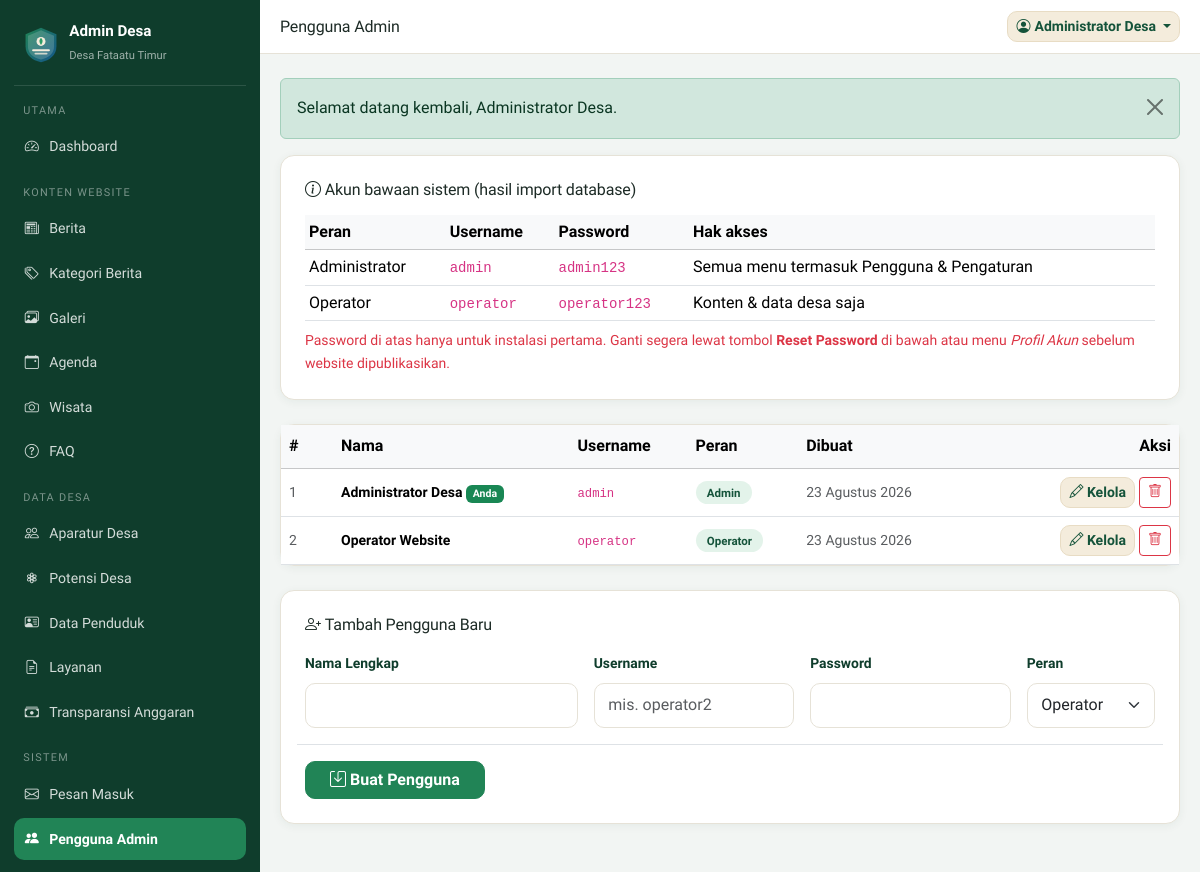
Screenshot of /admin/pengguna.php (signed in) with the database file from the repository.
### tables this page shows
CREATE TABLE `users` (
  `id` INT(11) NOT NULL AUTO_INCREMENT,
  `nama` VARCHAR(100) NOT NULL,
  `username` VARCHAR(50) NOT NULL,
  `password` VARCHAR(255) NOT NULL,
  `role` ENUM('admin','operator') NOT NULL DEFAULT 'admin',
  `created_at` TIMESTAMP NOT NULL DEFAULT CURRENT_TIMESTAMP,
  PRIMARY KEY (`id`),
  UNIQUE KEY `username` (`username`)
);

### includes/functions.php (called while the page is built, shortened)
<?php
function e(?string $v): string
{
    return htmlspecialchars((string) $v, ENT_QUOTES, 'UTF-8');
}
function tanggal_id(?string $date, bool $withDay = false): string
{
    $ts = strtotime($date);
    $hari  = ['Minggu','Senin','Selasa','Rabu','Kamis','Jumat','Sabtu'];
    $bulan = ['','Januari','Februari','Maret','April','Mei','Juni','Juli','Agustus','September','Oktober','November','Desember'];
    $out = date('j', $ts) . ' ' . $bulan[(int) date('n', $ts)] . ' ' . date('Y', $ts);
    return $withDay ? $hari[(int) date('w', $ts)] . ', ' . $out : $out;
}

### admin/pengguna.php (the view, shortened to what this page needs)
<?php
require_once __DIR__ . '/../config/config.php';
$rows = $pdo->query('SELECT id, nama, username, role, created_at FROM users ORDER BY id ASC')->fetchAll();
require __DIR__ . '/includes/header.php';
?>
<div class="admin-card p-4 mb-4">
  <h2 class="h6 mb-3"><i class="bi bi-info-circle me-1"></i>Akun bawaan sistem (hasil import database)</h2>
  <div class="table-responsive">
    <table class="table table-sm align-middle mb-2">
      <thead class="table-light"><tr><th>Peran</th><th>Username</th><th>Password</th><th>Hak akses</th></tr></thead>
      <tbody>
        <tr><td>Administrator</td><td><code>admin</code></td><td><code>admin123</code></td><td>Semua menu termasuk Pengguna &amp; Pengaturan</td></tr>
        <tr><td>Operator</td><td><code>operator</code></td><td><code>operator123</code></td><td>Konten &amp; data desa saja</td></tr>
      </tbody>
    </table>
  </div>
  <p class="small text-danger mb-0">
    Password di atas hanya untuk instalasi pertama. Ganti segera lewat tombol <strong>Reset Password</strong>
    di bawah atau menu <em>Profil Akun</em> sebelum website dipublikasikan.
  </p>
</div>
<div class="admin-card mb-4">
  <div class="table-responsive">
    <table class="table table-hover align-middle mb-0">
      <thead class="table-light">
        <tr><th style="width:52px">#</th><th>Nama</th><th>Username</th><th>Peran</th><th>Dibuat</th><th class="text-end" style="width:220px">Aksi</th></tr>
      </thead>
      <tbody>
        <?php foreach ($rows as $i => $r): ?>
        <tr>
          <td class="small text-muted"><?= $i + 1 ?></td>
          <td class="small fw-semibold"><?= e($r['nama']) ?><?= (int) $r['id'] === (int) $_SESSION['user_id'] ? ' <span class="badge bg-success">Anda</span>' : '' ?></td>
          <td class="small"><code><?= e($r['username']) ?></code></td>
          <td class="small text-capitalize"><span class="badge-cat"><?= e($r['role']) ?></span></td>
          <td class="small text-muted"><?= tanggal_id(substr((string) $r['created_at'], 0, 10)) ?></td>
          <td class="text-end">
            <button class="btn btn-sm btn-light-krem" type="button" data-bs-toggle="collapse" data-bs-target="#u<?= (int) $r['id'] ?>">
              <i class="bi bi-pencil"></i> Kelola
            </button>
            <form class="d-inline" method="post">
              <button class="btn btn-sm btn-outline-danger" data-confirm="Hapus pengguna ini?"><i class="bi bi-trash"></i></button>
            </form>
          </td>
        </tr>
        <?php endforeach; ?>
      </tbody>
    </table>
  </div>
</div>
<div class="admin-card p-4">
  <h2 class="h6 mb-3"><i class="bi bi-person-plus me-1"></i>Tambah Pengguna Baru</h2>
  <form method="post" class="row g-3">
    <div class="col-md-4"><label class="form-label" for="n">Nama Lengkap</label>
      <input class="form-control" id="n" name="nama" required maxlength="100"></div>
    <div class="col-md-3"><label class="form-label" for="us">Username</label>
      <input class="form-control" id="us" name="username" required minlength="4" maxlength="50" placeholder="mis. operator2"></div>
    <div class="col-md-3"><label class="form-label" for="pw">Password</label>
      <input class="form-control" id="pw" name="password" required minlength="8"></div>
    <div class="col-md-2"><label class="form-label" for="rl">Peran</label>
      <select class="form-select" id="rl" name="role">
        <option value="operator">Operator</option>
      </select></div>
    <div class="col-12 border-top pt-3"><button class="btn btn-brand px-4"><i class="bi bi-save me-1"></i>Buat Pengguna</button></div>
  </form>
</div>
<?php require __DIR__ . '/includes/footer.php'; ?>

### assets/css/style.css (style rules this page uses)
:root { --hijau-900: #0f3d2c; --hijau-800: #14533a; --hijau-700: #1a6b48; --hijau-600: #218456; --hijau-500: #2e9c67; --hijau-100: #e3f3ea; --biru-800: #0e3f66; --biru-700: #14568a; --biru-600: #1b6fae; --biru-100: #e4f0f9; --krem-100: #fbf7ee; --krem-200: #f4ecdc; --krem-300: #e8dcc4; --putih: #ffffff; --teks: #1d2b26; --teks-lembut: #5c6b64; --garis: #e6e2d7; --radius: 14px; --shadow-sm: 0 2px 10px rgba(15, 61, 44, .06); --shadow-md: 0 10px 30px rgba(15, 61, 44, .10); --font: 'Plus Jakarta Sans', system-ui, -apple-system, 'Segoe UI', sans-serif; }
* { box-sizing: border-box; }
body { font-family: var(--font); color: var(--teks); background: var(--krem-100); line-height: 1.65; }
h1, h2, h3, h4, h5, h6 { font-weight: 700; letter-spacing: -.01em; color: var(--hijau-900); }
.btn-brand { background: var(--hijau-600); border: 1px solid var(--hijau-600); color: #fff; font-weight: 600; border-radius: 10px; }
.btn-light-krem { background: var(--krem-200); border: 1px solid var(--krem-300); color: var(--hijau-800); font-weight: 600; border-radius: 10px; }
.badge-cat { background: var(--hijau-100); color: var(--hijau-800); font-weight: 600; font-size: .72rem; border-radius: 999px; padding: .3rem .7rem; }
.form-control, .form-select { border-radius: 10px; border-color: var(--garis); padding: .6rem .85rem; }
.form-label { font-weight: 600; font-size: .87rem; color: var(--hijau-900); }
body.admin-body { background: #f2f5f3; }
.admin-card { background: #fff; border: 1px solid var(--garis); border-radius: var(--radius); box-shadow: var(--shadow-sm); }

### rows the page displays
users: nama "Administrator Desa", shows "Anda", username "admin", role "Admin", created_at "23 Agustus 2026"
users: nama "Operator Website", username "operator", role "Operator", created_at "23 Agustus 2026"

### other values shown
settings('nama_desa') "Desa Fataatu Timur"
$grup "UTAMA"
$label "Dashboard"
$grup "KONTEN WEBSITE"
$label "Berita"
$label "Kategori Berita"
$label "Galeri"
$label "Agenda"
$label "Wisata"
$label "FAQ"
$grup "DATA DESA"
$label "Aparatur Desa"
$label "Potensi Desa"
$label "Data Penduduk"
$label "Layanan"
